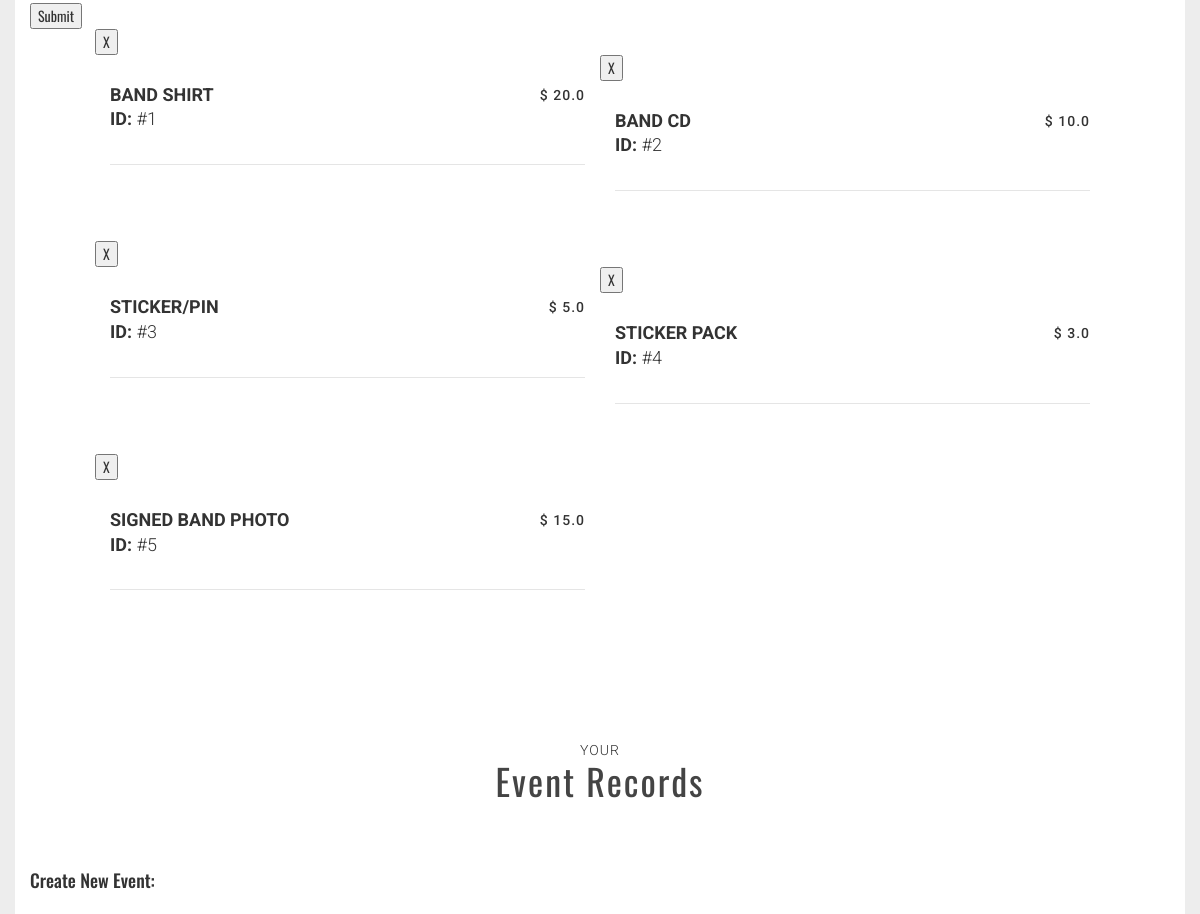
Page /dostuff (middle part) on the earlier database version.
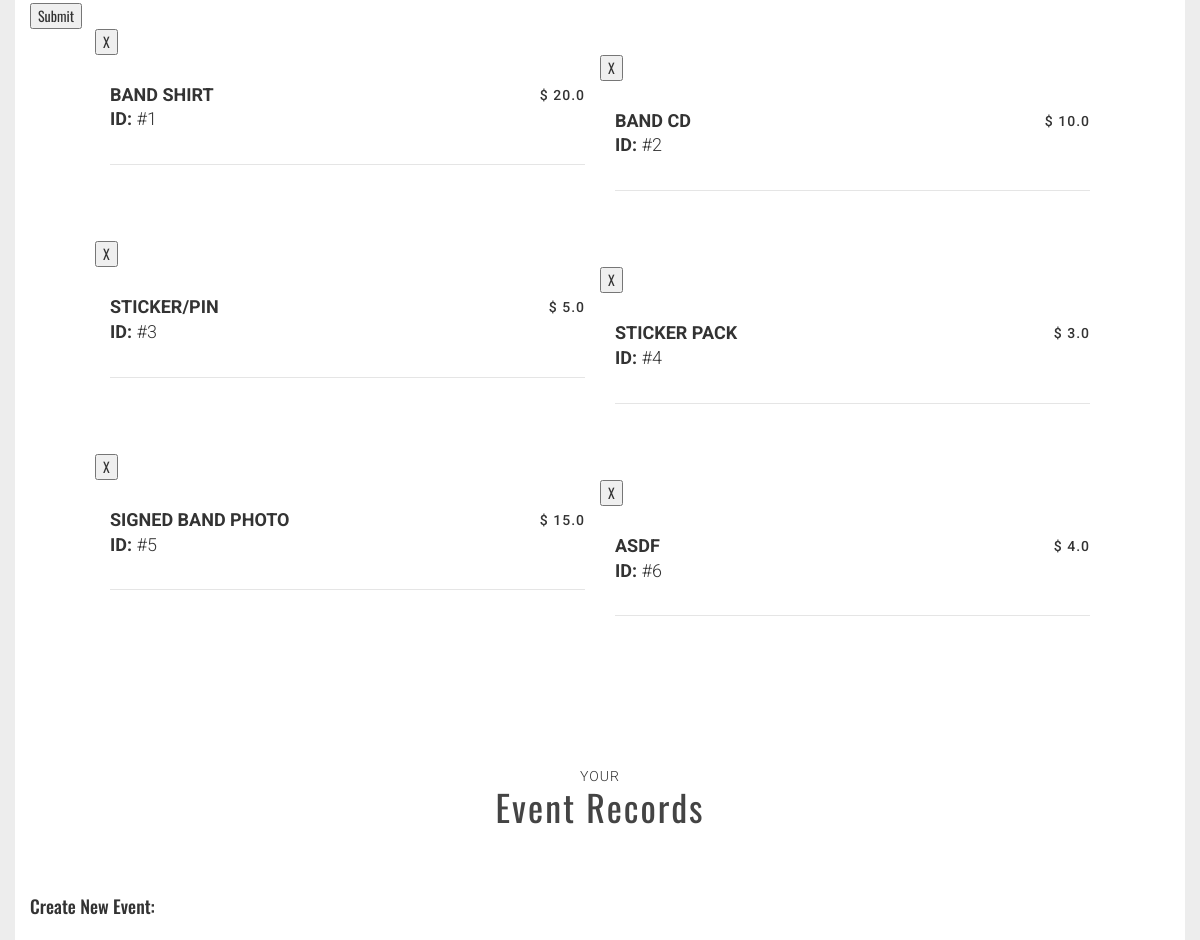
Same page on the later database version.
### merch.py (models this page shows, shortened)
class Merch(Base):
    __tablename__ = 'merch'
    id = Column(Integer, primary_key=True)
    description = Column(String)
    price = Column(Float)

### main.py (the view, shortened to what this page needs)
@app.route('/dostuff', methods=['GET', 'POST'])
def editor():
    print(request.form)
    totalsList = []
    merchItems = merch_orm.merch_list()
    saleItems = merch_orm.sales_list()
    eventList = merch_orm.event_list()
    for item in saleItems:
        totalsList.append(merch_orm.saleTotal(item.id, item.merchID))
    return render_template("editor.html", merchItems=merchItems, saleItems=saleItems, eventList=eventList
                               ,totalsList=totalsList)

### merch.py (called while the page is built)
@event.listens_for(Engine, "connect")
def set_sqlite_pragma(dbapi_connection, connection_record):
    cursor = dbapi_connection.cursor()
    cursor.execute("PRAGMA foreign_keys=ON")
    cursor.close()

### merch_orm.py (called while the page is built)
def merch_list():
    search_session = Session()
    all_merch_list = search_session.query(Merch).all()
    return all_merch_list

def event_list():
    search_session = Session()
    all_events_list = search_session.query(Event).all()
    return all_events_list

def sales_list():
    search_session = Session()
    all_sales_list = search_session.query(Sale).all()
    return all_sales_list

def saleTotal(sid, mid):
    total = 0
    search_session = Session()
    sale = search_session.query(Sale).filter_by(id=sid).one()
    merchSold = search_session.query(Merch).filter_by(id=mid).one()
    total += sale.numSold * merchSold.price
    return str(round(total, 2))

### templates/editor.html (shortened to what this page needs)
{% extends "layouts/layout1.html" %}
{% block content %}
        <section class="shop">
            <div class="container page-bgc">
                <form action="dostuff" method="post" ><h4>Create New Merch Item:</h4><br>
                        Description: (Example: T-shirt)<br>
                        <input type="text" name="description" value=""><br>
                        Price:<br>
                        <input type="float" name="price" value=""><br><br>
                        <button type="submit" value="new_merch_btn" name="submit">Submit</button>
                </form>
                 <div class="row">
                    <div class="boxed">
                        {% for item in merchItems %}
                            <form action="delStuff" method="post">
                                <button type="submit" value="del_merch_btn" name="submit">X</button>
                            </form>
                            <div class="col-sm-6">
                                <div class="shop-box-title">
                                    <div class="row">
                                        <div class="col-sm-6">
                                            <h4>{{ item.description }}</h4>
                                            <h4>ID: <span class="thin">#{{ item.id }}</span></h4>
                                        </div>
                                        <div class="col-sm-6">
                                            <p class="shop-price">
                                                $ {{ item.price }}
                                            </p>
                                        </div>
                                    </div>
                                </div>
                            </div>
                        {% endfor %}
                    </div>
                </div>
            <div class="row">
                    <div class="col-sm-12">
                        <div class="title-box">
                            <p>Your</p>
                            <h2 class="title mt0">Event Records</h2>
                        </div>
                    </div>
            </div>
            <form action="dostuff" method="post"><h4>Create New Event:</h4><br>
                        Venue/Event Name:<br>
                        <input type="text" name="venue" value=""><br>
                        Month:<br>
                        <input type="float" name="month" value=""><br>
                        Day:<br>
                        <input type="float" name="day" value=""><br>
                        Year:<br>
                        <input type="float" name="year" value=""><br><br>
            </form>
            </div>
        </section>
{% endblock %}

Differences in the rows shown:
added Merch: description "ASDF", id "6", price "4.0"
